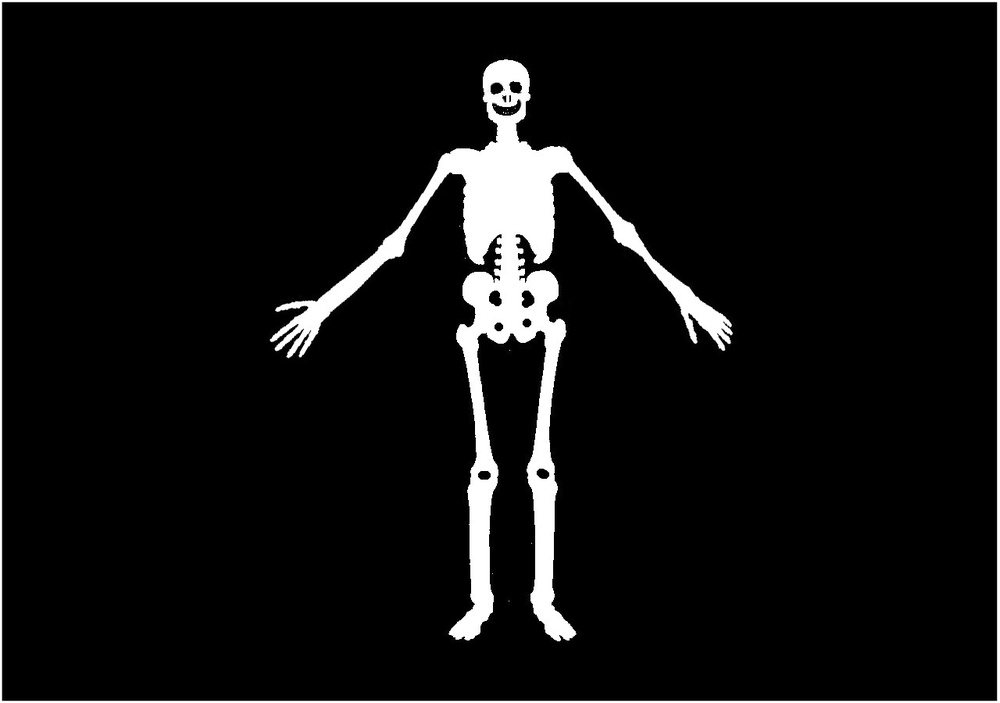
#> input picture A. Prelude/Module 1. Linear Algebra/images/svd_skeleton.jpg, 1000 x 703 px, shrunk from 1280 x 900 before the run
$ jupyter execute 'A.1 Singular Value Decomposition (solutions).ipynb'
#> lines starting #> are read from the running program, lines starting #| are printed output that depends on the picture
# Singular Value Decomposition (SVD)

### Learning Objectives:
- [Introduction](#Introduction)
- [Reduced SVD](#Reduced-SVD)

# Introduction

The __singular value decomposition__ (SVD) is a highly relevant method in data science and machine learning, and is where we can bring together all we had learned in previous sections about vectors and matrices. SVD is a method that allows us to decompose a rectangular matrix into a different form. It is tailored to a given problem, as it depends on the data inside a matrix for each instance. Given that we can represent the data in a new form, it is useful for data reduction, and even the basis of __principal component analysis (PCA)__, which we will cover in a later section.

SVD is regarded as one of the most important techniques in linear algebra. It is used in the Google rank algorithm to find the best matches for your search, recommender systems like Netflix and Amazon, and even facial recognition with a SVD representation fo human faces. It is also scalable to any size data set, hence why even Google can do it!!

We can apply this method to any rectangular matrix. If we consider a MxN rectangular matrix, A, SVD allows us to decompose it in the following form:

$$A = U\Sigma V^{T} =
\begin{bmatrix}
| & | &   & | \\ \mathbf{\vec{u_{1}}} & \mathbf{\vec{u_{2}}} & ... & \mathbf{\vec{u_{N}}} \\ | & | &   & | \end{bmatrix}
\begin{bmatrix}
\sigma_{1} & 0 & ... & 0 \\ 0 & \sigma_{2} &  & 0 \\ \vdots &  & \ddots & \vdots \\ 0 & ... & ... & \sigma_{M} \\ -- & -- & -- & -- \\ 0 & 0 & ... & 0 \\ \vdots & \vdots &  & \vdots \\ 0 & 0 & ... & 0
\end{bmatrix}
\begin{bmatrix}
| & | &   & | \\ \mathbf{\vec{v_{1}}} & \mathbf{\vec{v_{2}}} & ... & \mathbf{\vec{v_{N}}} \\ | & | &   & |
\end{bmatrix} ^{T}
$$

Where:
- __U__ is a NxN square, orthogonal matrix, known as the __right singular vectors__
- __V__ is a MxM square, orthogonal matrix, known as the __left singular vectors__
- $\mathbf{\Sigma}$ is a MxN diagonal matrix, containing the __singular values__ along its diagonal

These three matrices are unique for any given rectangular matrix (except by flipping the sign of each vector). SVD is a way of representing a matrix in a way that similar things become more similar and different things become more different, measuring the variability in different dimensions of a matrix. So how do we carry out SVD? This is where our understanding of eigenvalues and eigenvectors comes in, where construct each of the three matrices individually:
- U: composed of the the orthonormalized eigenvectors of $AA^{T}$
- V: composed of the orthonormalized eigenvectors of $A^{T}A$
- $\Sigma$ is composed of the square root of the corresponding eigenvalues of $AA^{T}$ or $A^{T}A$

An interesting property is that the eigenvalues of $AA^{T}$ and $A^{T}A$ are always the same so we can pick either one of them. Let us now compute the SVD of the simple matrix below. We will first use NumPy to carry out the invidiual steps, then confirm our answers with the in-built SVD function.

$$A = \begin{bmatrix} 1 & 3 & 2 \\ 2 & 2 & 1 \end{bmatrix} $$

We will start by determining the matrix U. In NumPy, the _numpy.linalg.eig(  )_ function returns a tuple two elements:  eigenvalues and eigvectors. However, it does not return the eigenvalues of a square matrix in the appropriate order. To account for this, we have created the function below to re-order our eigenvalues in descending order.

[cell 1]
def reorder_eig_vectors(eig_tuple):
    eig_values, eig_vectors = eig_tuple
    idx = eig_values.argsort()[::-1]
    eig_values = eig_values[idx]
    eig_vectors = eig_vectors[:, idx]
    return eig_values, eig_vectors

We can use NumPy to compute $AA^{T}$:

[cell 2]
import numpy as np

# Define our original matrix
A = np.array([[1, 3, 2],
              [2 , 2, 1]])

def preU_matrix(A):
    return np.matmul(A, A.T)

AA_T = preU_matrix(A)
print("AA_T:")
print(AA_T)

Now that we know that:
$$ AA^{T} = \begin{bmatrix} 14 & 10 \\ 10 & 9 \end{bmatrix}$$

We can compute its eigenvectors and eigenvalues using NumPy. We then need to carry out orthonormalization to make all the columns of our matrix orthonormal with respect to each other. We will use the previously encountered Gram-Schmidt orthonormalization process, as shown below. We incorporate all necessary steps in the _U\_matrix( )_ function, which takes in rectangular matrix and returns the orthonormalized eigenvectors and eigenvalues.

[cell 3]
def U_matrix(A):
    AA_T = preU_matrix(A)
    U_ = np.linalg.eig(AA_T)
    U_eigvalues, U_eigvectors = reorder_eig_vectors(U_)
    U,_ = np.linalg.qr(U_eigvectors)
    return U, U_eigvalues

U,U_eigvalues = U_matrix(A)
print("Eigenvalues:", U_eigvalues)
print("U:")
print(U)

Now we have our first matrix, U:
$$U = \begin{bmatrix} -0.788 & -0.615 \\ -0.615 & 0.788 \end{bmatrix}$$

The same procedure can be applied to determine the matrix, $V^{T}$, as shown below:

[cell 4]
# CODE BREAK CHALLENGE:

# Computing the augmented matrix
def preV_matrix(A):
    return np.matmul(A.T, A)

# Computing V matrix
def V_matrix(A):
    A_TA = preV_matrix(A)
    V_ = np.linalg.eig(A_TA)
    V_eigvalues,V_eigvectors = reorder_eig_vectors(V_)
    V,_ = np.linalg.qr(V_eigvectors)
    return V, V_eigvalues

V, V_eigvalues = V_matrix(A)
V_T = V.T
print("Eigenvalues:", V_eigvalues)
print("V:")
print(V)
print("V_T")
print(V_T)

We can now construct $V^{T}$ from the above eigenvectors, and $\Sigma$ from the above eigenvalues:
$$ V = \begin{bmatrix} -0.432 & 0.880 & 0.196 \\ -0.769 & -0.247 & -0.588 \\ -0.469 & -0.405 & 0.784 \end{bmatrix}, \;
V^{T} = \begin{bmatrix} -0.432 & -0.769 & -0.469 \\ 0.880 & -0.247 & -0.405 \\ 0.196 & -0.588 & 0.784 \end{bmatrix}$$
$$ \Sigma = diag(\lambda_{1},...,\lambda_{k}) = \begin{bmatrix} \sqrt{21.808} & 0 & 0 \\0 & \sqrt{1.192} & 0 \end{bmatrix} =
\begin{bmatrix} 4.670 & 0 & 0 \\0 & 1.092 & 0 \end{bmatrix}$$

The function that we use to construct the sigma matrix is shown below. We can even confirm our result, as the matrix product of the three matrices we have constructed should simply return A, and the in-built SVD function should return the same three matrices.

[cell 5]
# Constructing our Sigma matrix
def S_matrix(A):
    rows, columns = np.shape(A)
    U_ = U_matrix(A)[::-1]

    # Getting only appropriate number of eigenvalues in correct order
    eigvalues,_ = reorder_eig_vectors(U_)
    min_dim = np.amin(np.array([rows, columns]))
    eigvalues = eigvalues[0:min_dim]

    S = np.zeros((rows,columns))
    np.fill_diagonal(S,np.sqrt(eigvalues))
    return S

S = S_matrix(A)
print("Sigma:")
print(S)
print()

# Checking whether we get the original matrix (Numpy function allclose to check if it is the same as the original)
A_check = np.matmul(U, np.matmul(S, V_T))
print("A_reconstruct:")
print(A_check)
print()
print(np.allclose(A, A_check))

We can now incorporate our individual functions into our own SVD function and compare it to the in-built NumPy SVD function. Note that in this case, we are able to successfully compute the SVD for A. However, due to some limitations of the _np.linalg.eig(  )_, function, we may get an SVD that permutes the rows of our reconstructed matrix. Therefore, while a good exercise, we always recommend using the in-built SVD function.

[cell 6]
def svd(A):
    U,_ = U_matrix(A)
    S = S_matrix(A)
    V,_ = V_matrix(A)
    return U, S, V.T

U, S, V_T = svd(A)
print("U:")
print(U)
print("Sigma:")
print(S)
print("V_T :")
print(V_T)
print()
U, S, V_T = np.linalg.svd(A)
print("U:")
print(U)
print("Sigma:")
print(S)
print("V_T:")
print(V_T)

# Reduced SVD

This decomposition contains all the pieces that we need to put our original matrix back together. The singular values($\sigma_{i}$) are arranged in a hierarchical way such that:
$$\sigma_{1} > \sigma_{2} > ... > \sigma_{M}$$

Since diagonal matrices scale each row of a matrix by the respective diagonal component, when we carry out SVD, __these singular values represent the importance of the vectors in U and V__. Given this structure, the vectors in U and V are also arranged according to their importance. This allows us to carry out what is known as the __reduced singular value decomposition__. By only keeping the first R components of the SVD representation, where R < M, R < N, given that R is large enough, we can obtain an __approximation__ of the original matrix, $\hat{A}$, that is good enough given our application of SVD with a smaller number of coefficients. This is the reason why SVD is such a powerful method in dimensionality reduction, and allows us to only keep as much variability of the matrix as required for inputing data into a model for example.

An example of dimensionality reduction below is in image compression, where we can use SVD to compress an image into a much smaller amount of information. As shown below, the more components we keep from the original SVD, the better our approximation will be. In practice, we may be content with an imperfect approximation.

[cell 7]
# Uses SVD to construct matrix approximations
def reduced_svd(A, R):
    U, S, V_T = np.linalg.svd(A)

    # Obtaining approximation of matrices with R components
    U_hat = U[:,0:R]
    S_hat = S[0:R]
    V_T_hat = V_T[0:R,:]
    return U_hat, S_hat, V_T_hat

# Computes apprimation of original matrix
def approx(A, R):
    U_hat, S_hat, V_T_hat = reduced_svd(A, R)
    S_hat_matrix = np.zeros((len(S_hat), len(S_hat)))
    np.fill_diagonal(S_hat_matrix, S_hat)

    return np.matmul(U_hat, np.matmul(S_hat_matrix, V_T_hat))

# Converts an RGB image to Grayscale
def rgb2gray(rgb_img):
    rows, columns,_ = np.shape(rgb_img)
    gray_img = np.zeros((rows, columns))
    # computing grayscale value at each pixel
    for i in range(rows):
        for j in range(columns):
            R, G, B = rgb_img[i, j, :]
            gray_img[i, j] = (0.3*R) + (0.59*G) + (0.11*B)
    return gray_img

[cell 8]
import matplotlib.pyplot as plt

# Importing our image
img = plt.imread("images/svd_skeleton.jpg")
#> img is the input picture: shape (703, 1000, 3); min 0, max 255, mean 16.5
img = rgb2gray(img)

# Determining parameters
R_vals = [5, 10, 50, 100, 500]

# Displaying approximation
for R in R_vals:
    new_approx = approx(img, R)
    print("R =", R)
    plt.figure()
    plt.imshow(new_approx, cmap='gray')
    plt.show()
#> this loop made 5 passes
#> pass 1, in reduced_svd, `U, S, V_T = np.linalg.svd(A)`:
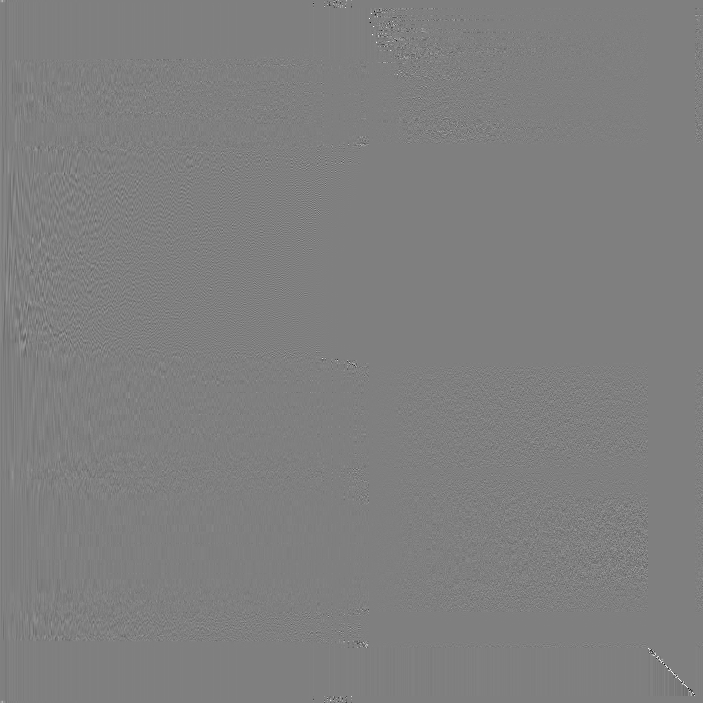
#> U: shape (703, 703) float64; min -0.984, max 0.98, mean 9.49e-06; drawn with min black and max white
#> pass 1, `new_approx = approx(img, R)`:
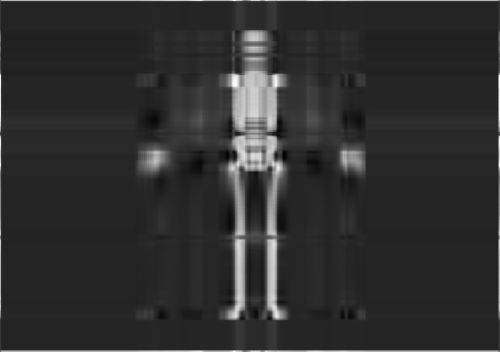
#> new_approx: shape (703, 1000) float64 (shown at 1/2 size); min -63.37, max 365.6, mean 16.3; drawn with min black and max white
#> pass 2, `new_approx = approx(img, R)`:
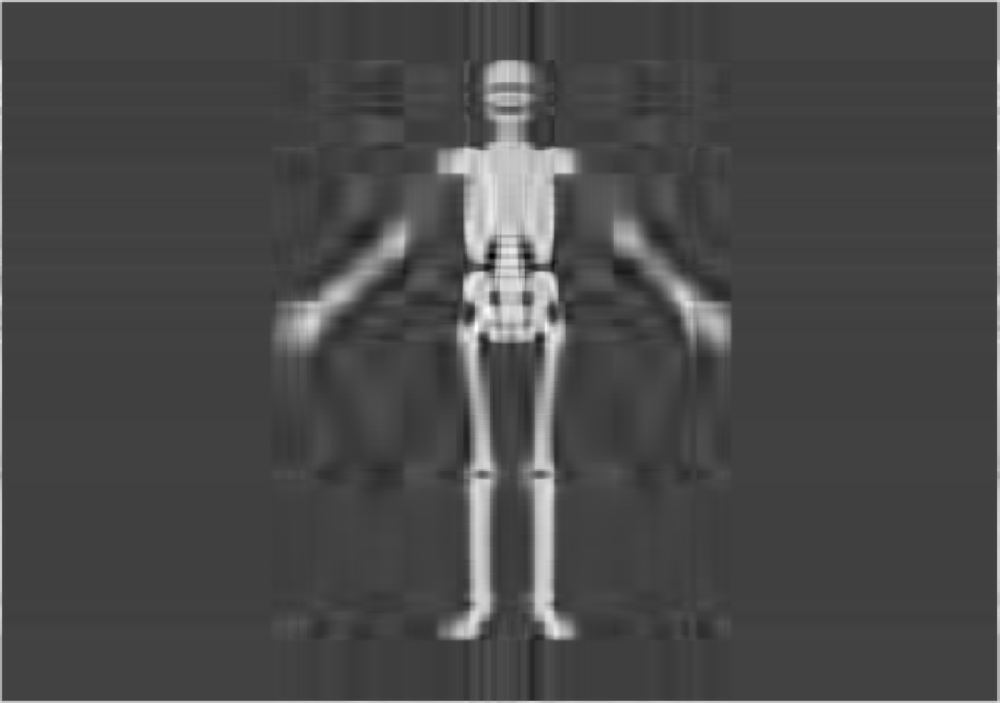
#> new_approx: shape (703, 1000) float64; min -125.7, max 366.5, mean 16.5; drawn with min black and max white

$ run again, with A. Prelude/Module 1. Linear Algebra/images/determinant.png saved as A. Prelude/Module 1. Linear Algebra/images/svd_skeleton.jpg
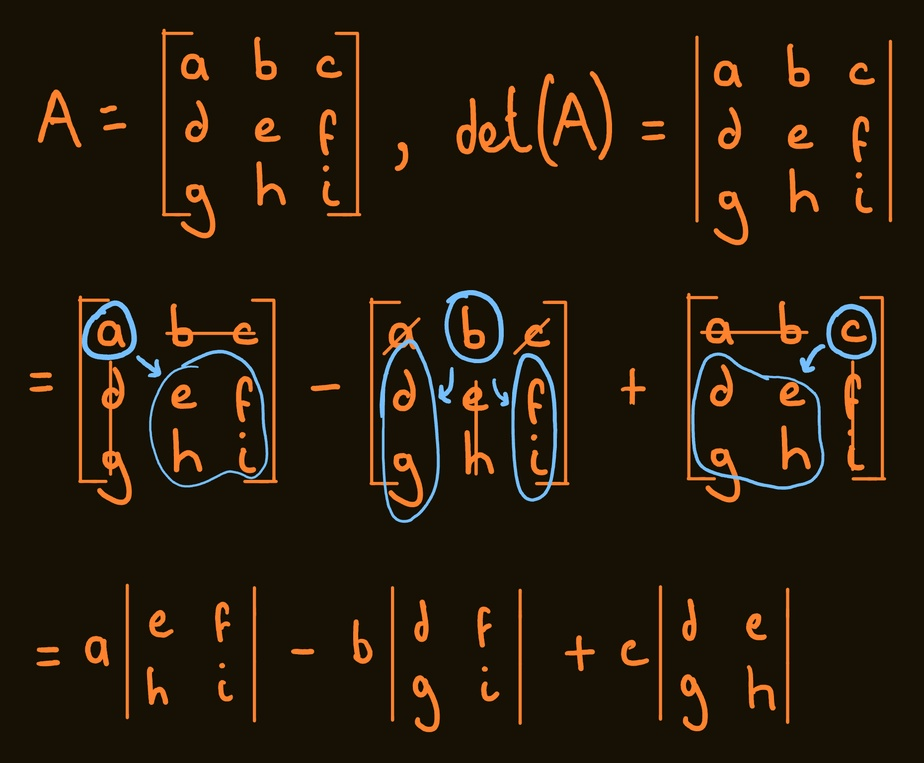
#> input picture A. Prelude/Module 1. Linear Algebra/images/determinant.png, 924 x 763 px, shrunk from 1860 x 1536 before the run
#> img is the input picture: shape (763, 924, 3); mean R, G, B 36.7, 25.3, 10.6
#> after the loop in rgb2gray, `for i in range(rows):`:
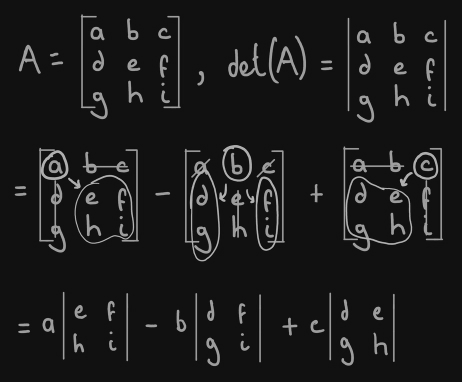
#> gray_img: shape (763, 924) float64 (shown at 1/2 size); min 1.2, max 198.9, mean 27.1
#> the loop `for R in R_vals:` made 5 passes
#> pass 2, `new_approx = approx(img, R)`:
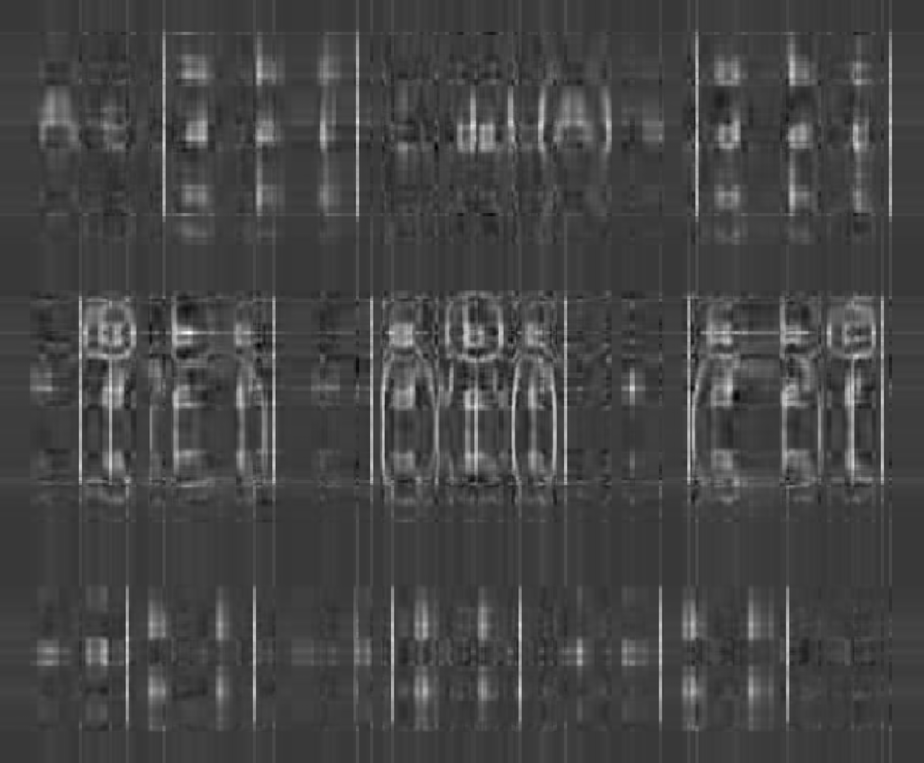
#> new_approx: shape (763, 924) float64; min -60.52, max 260.3, mean 26.9; drawn with min black and max white
